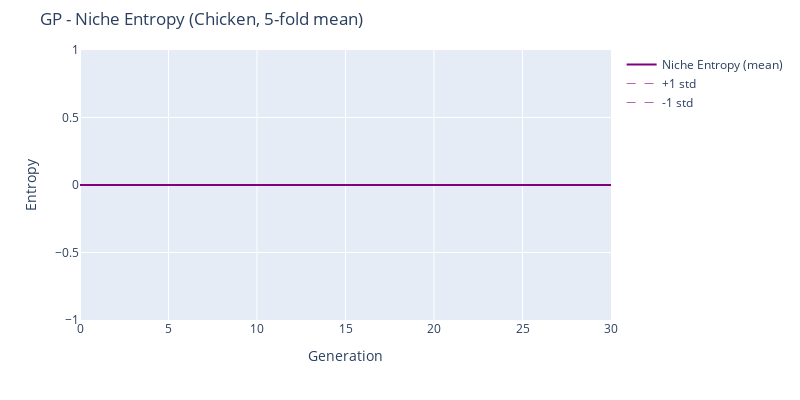

Notebook code for this chart:
### Code cell
fig = go.Figure()
fig.add_trace(go.Scatter(
    x=mean_df["Generation"],
    y=mean_df["Niche_entropy"],
    mode='lines',
    name='Niche Entropy (mean)',
    line=dict(color='purple', width=2)
))
# Add std as dashed lines (dark purple)
fig.add_trace(go.Scatter(
    x=mean_df["Generation"],
    y=mean_df["Niche_entropy"] + std_df["Niche_entropy"],
    mode='lines',
    line=dict(color='purple', width=1, dash='dash'),
    name='+1 std',
    opacity=0.6
))
fig.add_trace(go.Scatter(
    x=mean_df["Generation"],
    y=mean_df["Niche_entropy"] - std_df["Niche_entropy"],
    mode='lines',
    line=dict(color='purple', width=1, dash='dash'),
    name='-1 std',
    opacity=0.6
))

fig.update_layout(
    title=f'GP - Niche Entropy (Chicken Dataset, 5-fold mean)',
    xaxis_title='Generation',
    yaxis_title='Entropy',
    yaxis_range=[0, None],
    height=400,
    width=800,
    margin=dict(t=50)
)
fig.show()

### Figure 1 — Plotly figure (JSON) as saved in the notebook; plotly's stock layout.template omitted (floating-point values rounded to 4 significant figures)
{"data": [{"line": {"color": "purple", "width": 2}, "mode": "lines", "name": "Niche Entropy (mean)", "type": "scatter", "x": [0, 1, 2, 3, 4, 5, 6, 7, 8, 9, 10, 11, 12, 13, 14, 15, 16, 17, 18, 19, 20, 21, 22, 23, 24, 25, 26, 27, 28, 29, 30, 0, 1, 2, 3, 4, 5, 6, 7, 8, 9, 10, 11, 12, 13, 14, 15, 16, 17, 18, 19, 20, 21, 22, 23, 24, 25, 26, 27, 28, 29, 30, 0, 1, 2, 3, 4, 5, 6, 7, 8, 9, 10, 11, 12, 13, 14, 15, 16, 17, 18, 19, 20, 21, 22, 23, 24, 25, 26, 27, 28, 29, 30], "y": [0, 0, 0, 0, 0, 0, 0, 0, 0, 0, 0, 0, 0, 0, 0, 0, 0, 0, 0, 0, 0, 0, 0, 0, 0, 0, 0, 0, 0, 0, 0, 0, 0, 0, 0, 0, 0, 0, 0, 0, 0, 0, 0, 0, 0, 0, 0, 0, 0, 0, 0, 0, 0, 0, 0, 0, 0, 0, 0, 0, 0, 0, 0, 0, 0, 0, 0, 0, 0, 0, 0, 0, 0, 0, 0, 0, 0, 0, 0, 0, 0, 0, 0, 0, 0, 0, 0, 0, 0, 0, 0, 0, 0]}, {"line": {"color": "purple", "dash": "dash", "width": 1}, "mode": "lines", "name": "+1 std", "opacity": 0.6, "type": "scatter", "x": [0, 1, 2, 3, 4, 5, 6, 7, 8, 9, 10, 11, 12, 13, 14, 15, 16, 17, 18, 19, 20, 21, 22, 23, 24, 25, 26, 27, 28, 29, 30, 0, 1, 2, 3, 4, 5, 6, 7, 8, 9, 10, 11, 12, 13, 14, 15, 16, 17, 18, 19, 20, 21, 22, 23, 24, 25, 26, 27, 28, 29, 30, 0, 1, 2, 3, 4, 5, 6, 7, 8, 9, 10, 11, 12, 13, 14, 15, 16, 17, 18, 19, 20, 21, 22, 23, 24, 25, 26, 27, 28, 29, 30], "y": [0, 0, 0, 0, 0, 0, 0, 0, 0, 0, 0, 0, 0, 0, 0, 0, 0, 0, 0, 0, 0, 0, 0, 0, 0, 0, 0, 0, 0, 0, 0, 0, 0, 0, 0, 0, 0, 0, 0, 0, 0, 0, 0, 0, 0, 0, 0, 0, 0, 0, 0, 0, 0, 0, 0, 0, 0, 0, 0, 0, 0, 0, 0, 0, 0, 0, 0, 0, 0, 0, 0, 0, 0, 0, 0, 0, 0, 0, 0, 0, 0, 0, 0, 0, 0, 0, 0, 0, 0, 0, 0, 0, 0]}, {"line": {"color": "purple", "dash": "dash", "width": 1}, "mode": "lines", "name": "-1 std", "opacity": 0.6, "type": "scatter", "x": [0, 1, 2, 3, 4, 5, 6, 7, 8, 9, 10, 11, 12, 13, 14, 15, 16, 17, 18, 19, 20, 21, 22, 23, 24, 25, 26, 27, 28, 29, 30, 0, 1, 2, 3, 4, 5, 6, 7, 8, 9, 10, 11, 12, 13, 14, 15, 16, 17, 18, 19, 20, 21, 22, 23, 24, 25, 26, 27, 28, 29, 30, 0, 1, 2, 3, 4, 5, 6, 7, 8, 9, 10, 11, 12, 13, 14, 15, 16, 17, 18, 19, 20, 21, 22, 23, 24, 25, 26, 27, 28, 29, 30], "y": [0, 0, 0, 0, 0, 0, 0, 0, 0, 0, 0, 0, 0, 0, 0, 0, 0, 0, 0, 0, 0, 0, 0, 0, 0, 0, 0, 0, 0, 0, 0, 0, 0, 0, 0, 0, 0, 0, 0, 0, 0, 0, 0, 0, 0, 0, 0, 0, 0, 0, 0, 0, 0, 0, 0, 0, 0, 0, 0, 0, 0, 0, 0, 0, 0, 0, 0, 0, 0, 0, 0, 0, 0, 0, 0, 0, 0, 0, 0, 0, 0, 0, 0, 0, 0, 0, 0, 0, 0, 0, 0, 0, 0]}], "layout": {"height": 400, "margin": {"t": 50}, "title": {"text": "GP - Niche Entropy (Chicken, 5-fold mean)"}, "width": 800, "xaxis": {"title": {"text": "Generation"}}, "yaxis": {"range": [0, null], "title": {"text": "Entropy"}}}}
